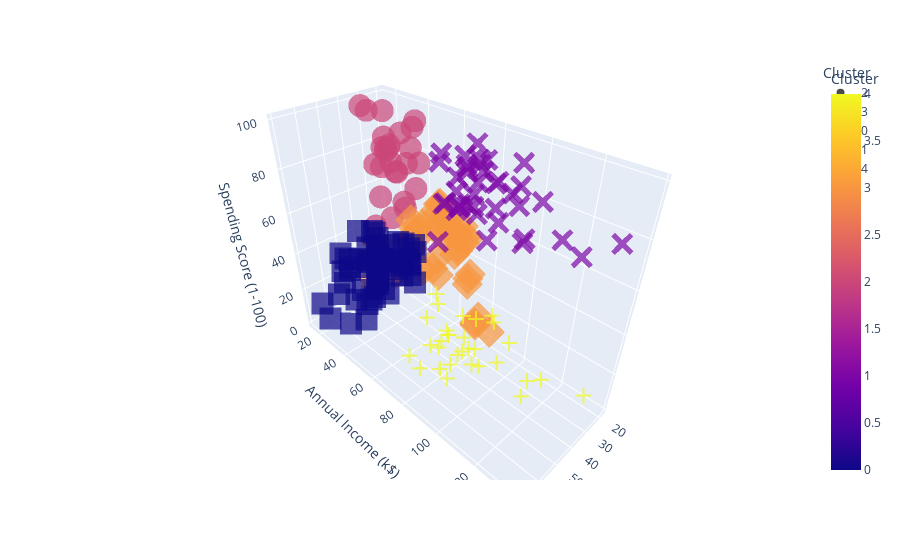

Notebook code cell kept with this figure:
### Code cell
fig = px.scatter_3d(
    df, x='Age', y='Annual Income (k$)', z='Spending Score (1-100)',
    color='Cluster', symbol='Cluster', size_max=10, opacity=0.7
)
fig.show()

### Figure 1 — Plotly figure (JSON) as saved in the notebook; plotly's stock layout.template omitted (floating-point values rounded to 4 significant figures)
{"data": [{"hovertemplate": "Cluster=%{marker.color}<br>Age=%{x}<br>Annual Income (k$)=%{y}<br>Spending Score (1-100)=%{z}<extra></extra>", "legendgroup": "2", "marker": {"color": [2, 2, 2, 2, 2, 2, 2, 2, 2, 2, 2, 2, 2, 2, 2, 2, 2, 2, 2, 2, 2, 2, 2, 2, 2, 2], "coloraxis": "coloraxis", "opacity": 0.7, "symbol": "circle"}, "mode": "markers", "name": "2", "scene": "scene", "showlegend": true, "type": "scatter3d", "x": [19, 21, 23, 31, 22, 23, 30, 35, 24, 22, 20, 35, 25, 31, 29, 35, 23, 21, 18, 21, 30, 20, 24, 31, 24, 33], "y": [15, 15, 16, 17, 17, 18, 19, 19, 20, 20, 21, 23, 24, 25, 28, 28, 29, 30, 33, 33, 34, 37, 38, 39, 39, 42], "z": [39, 81, 77, 40, 76, 94, 72, 99, 77, 79, 66, 98, 73, 73, 82, 61, 87, 73, 92, 81, 73, 75, 92, 61, 65, 60]}, {"hovertemplate": "Cluster=%{marker.color}<br>Age=%{x}<br>Annual Income (k$)=%{y}<br>Spending Score (1-100)=%{z}<extra></extra>", "legendgroup": "3", "marker": {"color": [3, 3, 3, 3, 3, 3, 3, 3, 3, 3, 3, 3, 3, 3, 3, 3, 3, 3, 3, 3, 3, 3, 3, 3, 3, 3, 3, 3, 3, 3, 3, 3, 3, 3, 3, 3, 3, 3, 3, 3, 3, 3, 3, 3, 3], "coloraxis": "coloraxis", "opacity": 0.7, "symbol": "diamond"}, "mode": "markers", "name": "3", "scene": "scene", "showlegend": true, "type": "scatter3d", "x": [20, 35, 37, 35, 35, 36, 27, 29, 31, 31, 27, 19, 18, 19, 32, 26, 40, 23, 38, 21, 22, 34, 18, 40, 32, 24, 27, 20, 23, 26, 21, 19, 38, 19, 18, 19, 27, 38, 23, 25, 20, 19, 28, 25, 19], "y": [16, 18, 20, 21, 24, 37, 40, 40, 40, 43, 46, 46, 48, 48, 48, 54, 54, 54, 54, 54, 57, 58, 59, 60, 60, 60, 60, 61, 62, 62, 62, 63, 64, 64, 65, 65, 67, 67, 70, 72, 73, 74, 76, 77, 81], "z": [6, 6, 13, 35, 35, 26, 47, 42, 42, 54, 51, 55, 59, 59, 47, 54, 48, 52, 55, 57, 55, 60, 41, 40, 42, 52, 50, 49, 41, 55, 42, 54, 42, 46, 48, 50, 56, 40, 29, 34, 5, 10, 40, 12, 5]}, {"hovertemplate": "Cluster=%{marker.color}<br>Age=%{x}<br>Annual Income (k$)=%{y}<br>Spending Score (1-100)=%{z}<extra></extra>", "legendgroup": "0", "marker": {"color": [0, 0, 0, 0, 0, 0, 0, 0, 0, 0, 0, 0, 0, 0, 0, 0, 0, 0, 0, 0, 0, 0, 0, 0, 0, 0, 0, 0, 0, 0, 0, 0, 0, 0, 0, 0, 0, 0, 0, 0, 0, 0, 0, 0, 0, 0, 0, 0, 0, 0, 0, 0, 0, 0, 0, 0, 0, 0], "coloraxis": "coloraxis", "opacity": 0.7, "symbol": "square"}, "mode": "markers", "name": "0", "scene": "scene", "showlegend": true, "type": "scatter3d", "x": [64, 67, 58, 52, 46, 54, 45, 40, 60, 53, 49, 42, 65, 48, 49, 50, 49, 59, 50, 47, 51, 69, 53, 70, 67, 54, 63, 43, 68, 70, 47, 60, 60, 59, 45, 49, 57, 67, 46, 48, 55, 50, 68, 48, 47, 48, 49, 67, 49, 66, 54, 68, 66, 65, 63, 49, 51, 50], "y": [19, 19, 20, 23, 25, 28, 28, 29, 30, 33, 33, 34, 38, 39, 39, 40, 42, 43, 43, 43, 44, 44, 46, 46, 47, 47, 48, 48, 48, 49, 49, 50, 50, 54, 54, 54, 54, 54, 54, 54, 57, 58, 59, 60, 60, 61, 62, 62, 62, 63, 63, 63, 63, 63, 65, 65, 67, 67], "z": [3, 14, 15, 29, 5, 14, 32, 31, 4, 4, 14, 17, 35, 36, 28, 55, 52, 60, 45, 41, 50, 46, 46, 56, 52, 59, 51, 50, 48, 55, 42, 49, 56, 47, 53, 42, 51, 41, 44, 46, 58, 46, 55, 49, 47, 42, 48, 59, 56, 50, 46, 43, 48, 52, 43, 59, 43, 57]}, {"hovertemplate": "Cluster=%{marker.color}<br>Age=%{x}<br>Annual Income (k$)=%{y}<br>Spending Score (1-100)=%{z}<extra></extra>", "legendgroup": "1", "marker": {"color": [1, 1, 1, 1, 1, 1, 1, 1, 1, 1, 1, 1, 1, 1, 1, 1, 1, 1, 1, 1, 1, 1, 1, 1, 1, 1, 1, 1, 1, 1, 1, 1, 1, 1, 1, 1, 1, 1, 1, 1], "coloraxis": "coloraxis", "opacity": 0.7, "symbol": "x"}, "mode": "markers", "name": "1", "scene": "scene", "showlegend": true, "type": "scatter3d", "x": [40, 39, 31, 40, 38, 39, 31, 29, 32, 35, 32, 32, 28, 32, 34, 39, 38, 27, 30, 30, 29, 31, 36, 33, 32, 28, 36, 30, 27, 35, 32, 29, 30, 28, 36, 32, 38, 35, 32, 30], "y": [69, 69, 70, 71, 71, 71, 72, 73, 73, 74, 75, 76, 77, 77, 78, 78, 78, 78, 78, 78, 79, 81, 85, 86, 87, 87, 87, 88, 88, 93, 97, 98, 99, 101, 103, 103, 113, 120, 126, 137], "z": [58, 91, 77, 95, 75, 75, 71, 88, 73, 72, 93, 87, 97, 74, 90, 88, 76, 89, 78, 73, 83, 93, 75, 95, 63, 75, 92, 86, 69, 90, 86, 88, 97, 68, 85, 69, 91, 79, 74, 83]}, {"hovertemplate": "Cluster=%{marker.color}<br>Age=%{x}<br>Annual Income (k$)=%{y}<br>Spending Score (1-100)=%{z}<extra></extra>", "legendgroup": "4", "marker": {"color": [4, 4, 4, 4, 4, 4, 4, 4, 4, 4, 4, 4, 4, 4, 4, 4, 4, 4, 4, 4, 4, 4, 4, 4, 4, 4, 4, 4, 4, 4, 4], "coloraxis": "coloraxis", "opacity": 0.7, "symbol": "cross"}, "mode": "markers", "name": "4", "scene": "scene", "showlegend": true, "type": "scatter3d", "x": [43, 59, 47, 44, 57, 48, 34, 43, 44, 47, 37, 34, 56, 50, 42, 36, 40, 36, 52, 58, 59, 37, 46, 41, 54, 41, 34, 33, 47, 45, 32], "y": [71, 71, 71, 73, 75, 77, 78, 78, 78, 78, 78, 78, 79, 85, 86, 87, 87, 87, 88, 88, 93, 97, 98, 99, 101, 103, 103, 113, 120, 126, 137], "z": [35, 11, 9, 7, 5, 36, 22, 17, 20, 16, 1, 1, 35, 26, 20, 27, 13, 10, 13, 15, 14, 32, 15, 39, 24, 17, 23, 8, 16, 28, 18]}], "layout": {"coloraxis": {"colorbar": {"title": {"text": "Cluster"}}, "colorscale": [[0, "#0d0887"], [0.1111, "#46039f"], [0.2222, "#7201a8"], [0.3333, "#9c179e"], [0.4444, "#bd3786"], [0.5556, "#d8576b"], [0.6667, "#ed7953"], [0.7778, "#fb9f3a"], [0.8889, "#fdca26"], [1, "#f0f921"]]}, "legend": {"title": {"text": "Cluster"}, "tracegroupgap": 0}, "margin": {"t": 60}, "scene": {"domain": {"x": [0, 1], "y": [0, 1]}, "xaxis": {"title": {"text": "Age"}}, "yaxis": {"title": {"text": "Annual Income (k$)"}}, "zaxis": {"title": {"text": "Spending Score (1-100)"}}}}}
